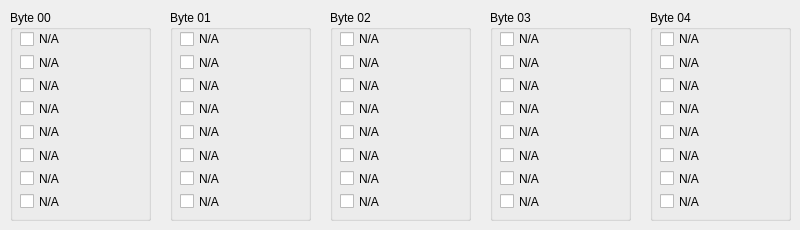
     <widget class="QWidget" name="tab_4">
      <attribute name="title">
       <string>0600</string>
      </attribute>
      <widget class="QGroupBox" name="groupBox_19">
       <property name="geometry">
        <rect>
         <x>170</x>
         <y>10</y>
         <width>141</width>
         <height>211</height>
        </rect>
       </property>
       <property name="title">
        <string>Byte 01</string>
       </property>
       <widget class="QWidget" name="layoutWidget_17">
        <property name="geometry">
         <rect>
          <x>10</x>
          <y>20</y>
          <width>72</width>
          <height>180</height>
         </rect>
        </property>
        <layout class="QVBoxLayout" name="verticalLayout_18">
         <item>
          <widget class="QCheckBox" name="checkBox_137">
           <property name="text">
            <string>N/A</string>
           </property>
          </widget>
         </item>
         <item>
          <widget class="QCheckBox" name="checkBox_138">
           <property name="text">
            <string>N/A</string>
           </property>
          </widget>
         </item>
         <item>
          <widget class="QCheckBox" name="checkBox_139">
           <property name="text">
            <string>N/A</string>
           </property>
          </widget>
         </item>
         <item>
          <widget class="QCheckBox" name="checkBox_140">
           <property name="text">
            <string>N/A</string>
           </property>
          </widget>
         </item>
         <item>
          <widget class="QCheckBox" name="checkBox_141">
           <property name="text">
            <string>N/A</string>
           </property>
          </widget>
         </item>
         <item>
          <widget class="QCheckBox" name="checkBox_142">
           <property name="text">
            <string>N/A</string>
           </property>
          </widget>
         </item>
         <item>
          <widget class="QCheckBox" name="checkBox_143">
           <property name="text">
            <string>N/A</string>
           </property>
          </widget>
         </item>
         <item>
          <widget class="QCheckBox" name="checkBox_144">
           <property name="text">
            <string>N/A</string>
           </property>
          </widget>
         </item>
        </layout>
       </widget>
      </widget>
      <widget class="QGroupBox" name="groupBox_20">
       <property name="geometry">
        <rect>
         <x>490</x>
         <y>10</y>
         <width>141</width>
         <height>211</height>
        </rect>
       </property>
       <property name="title">
        <string>Byte 03</string>
       </property>
       <widget class="QWidget" name="layoutWidget_18">
        <property name="geometry">
         <rect>
          <x>10</x>
          <y>20</y>
          <width>72</width>
          <height>180</height>
         </rect>
        </property>
        <layout class="QVBoxLayout" name="verticalLayout_19">
         <item>
          <widget class="QCheckBox" name="checkBox_145">
           <property name="text">
            <string>N/A</string>
           </property>
          </widget>
         </item>
         <item>
          <widget class="QCheckBox" name="checkBox_146">
           <property name="text">
            <string>N/A</string>
           </property>
          </widget>
         </item>
         <item>
          <widget class="QCheckBox" name="checkBox_147">
           <property name="text">
            <string>N/A</string>
           </property>
          </widget>
         </item>
         <item>
          <widget class="QCheckBox" name="checkBox_148">
           <property name="text">
            <string>N/A</string>
           </property>
          </widget>
         </item>
         <item>
          <widget class="QCheckBox" name="checkBox_149">
           <property name="text">
            <string>N/A</string>
           </property>
          </widget>
         </item>
         <item>
          <widget class="QCheckBox" name="checkBox_150">
           <property name="text">
            <string>N/A</string>
           </property>
          </widget>
         </item>
         <item>
          <widget class="QCheckBox" name="checkBox_151">
           <property name="text">
            <string>N/A</string>
           </property>
          </widget>
         </item>
         <item>
          <widget class="QCheckBox" name="checkBox_152">
           <property name="text">
            <string>N/A</string>
           </property>
          </widget>
         </item>
        </layout>
       </widget>
      </widget>
      <widget class="QGroupBox" name="groupBox_21">
       <property name="geometry">
        <rect>
         <x>10</x>
         <y>10</y>
         <width>141</width>
         <height>211</height>
        </rect>
       </property>
       <property name="title">
        <string>Byte 00</string>
       </property>
       <widget class="QWidget" name="layoutWidget_19">
        <property name="geometry">
         <rect>
          <x>10</x>
          <y>20</y>
          <width>72</width>
          <height>180</height>
         </rect>
        </property>
        <layout class="QVBoxLayout" name="verticalLayout_20">
         <item>
          <widget class="QCheckBox" name="checkBox_153">
           <property name="text">
            <string>N/A</string>
           </property>
          </widget>
         </item>
         <item>
          <widget class="QCheckBox" name="checkBox_154">
           <property name="text">
            <string>N/A</string>
           </property>
          </widget>
         </item>
         <item>
          <widget class="QCheckBox" name="checkBox_155">
           <property name="text">
            <string>N/A</string>
           </property>
          </widget>
         </item>
         <item>
          <widget class="QCheckBox" name="checkBox_156">
           <property name="text">
            <string>N/A</string>
           </property>
          </widget>
         </item>
         <item>
          <widget class="QCheckBox" name="checkBox_157">
           <property name="text">
            <string>N/A</string>
           </property>
          </widget>
         </item>
         <item>
          <widget class="QCheckBox" name="checkBox_158">
           <property name="text">
            <string>N/A</string>
           </property>
          </widget>
         </item>
         <item>
          <widget class="QCheckBox" name="checkBox_159">
           <property name="text">
            <string>N/A</string>
           </property>
          </widget>
         </item>
         <item>
          <widget class="QCheckBox" name="checkBox_160">
           <property name="text">
            <string>N/A</string>
           </property>
          </widget>
         </item>
        </layout>
       </widget>
      </widget>
      <widget class="QGroupBox" name="groupBox_22">
       <property name="geometry">
        <rect>
         <x>330</x>
         <y>10</y>
         <width>141</width>
         <height>211</height>
        </rect>
       </property>
       <property name="title">
        <string>Byte 02</string>
       </property>
       <widget class="QWidget" name="layoutWidget_20">
        <property name="geometry">
         <rect>
          <x>10</x>
          <y>20</y>
          <width>72</width>
          <height>180</height>
         </rect>
        </property>
        <layout class="QVBoxLayout" name="verticalLayout_21">
         <item>
          <widget class="QCheckBox" name="checkBox_161">
           <property name="text">
            <string>N/A</string>
           </property>
          </widget>
         </item>
         <item>
          <widget class="QCheckBox" name="checkBox_162">
           <property name="text">
            <string>N/A</string>
           </property>
          </widget>
         </item>
         <item>
          <widget class="QCheckBox" name="checkBox_163">
           <property name="text">
            <string>N/A</string>
           </property>
          </widget>
         </item>
         <item>
          <widget class="QCheckBox" name="checkBox_164">
           <property name="text">
            <string>N/A</string>
           </property>
          </widget>
         </item>
         <item>
          <widget class="QCheckBox" name="checkBox_165">
           <property name="text">
            <string>N/A</string>
           </property>
          </widget>
         </item>
         <item>
          <widget class="QCheckBox" name="checkBox_166">
           <property name="text">
            <string>N/A</string>
           </property>
          </widget>
         </item>
         <item>
          <widget class="QCheckBox" name="checkBox_167">
           <property name="text">
            <string>N/A</string>
           </property>
          </widget>
         </item>
         <item>
          <widget class="QCheckBox" name="checkBox_168">
           <property name="text">
            <string>N/A</string>
           </property>
          </widget>
         </item>
        </layout>
       </widget>
      </widget>
      <widget class="QGroupBox" name="groupBox_23">
       <property name="geometry">
        <rect>
         <x>650</x>
         <y>10</y>
         <width>141</width>
         <height>211</height>
        </rect>
       </property>
       <property name="title">
        <string>Byte 04</string>
       </property>
       <widget class="QWidget" name="layoutWidget_21">
        <property name="geometry">
         <rect>
          <x>10</x>
          <y>20</y>
          <width>72</width>
          <height>180</height>
         </rect>
        </property>
        <layout class="QVBoxLayout" name="verticalLayout_22">
         <item>
          <widget class="QCheckBox" name="checkBox_169">
           <property name="text">
            <string>N/A</string>
           </property>
          </widget>
         </item>
         <item>
          <widget class="QCheckBox" name="checkBox_170">
           <property name="text">
            <string>N/A</string>
           </property>
          </widget>
         </item>
         <item>
          <widget class="QCheckBox" name="checkBox_171">
           <property name="text">
            <string>N/A</string>
           </property>
          </widget>
         </item>
         <item>
          <widget class="QCheckBox" name="checkBox_172">
           <property name="text">
            <string>N/A</string>
           </property>
          </widget>
         </item>
         <item>
          <widget class="QCheckBox" name="checkBox_173">
           <property name="text">
            <string>N/A</string>
           </property>
          </widget>
         </item>
         <item>
          <widget class="QCheckBox" name="checkBox_174">
           <property name="text">
            <string>N/A</string>
           </property>
          </widget>
         </item>
         <item>
          <widget class="QCheckBox" name="checkBox_175">
           <property name="text">
            <string>N/A</string>
           </property>
          </widget>
         </item>
         <item>
          <widget class="QCheckBox" name="checkBox_176">
           <property name="text">
            <string>N/A</string>
           </property>
          </widget>
         </item>
        </layout>
       </widget>
      </widget>
     </widget>
